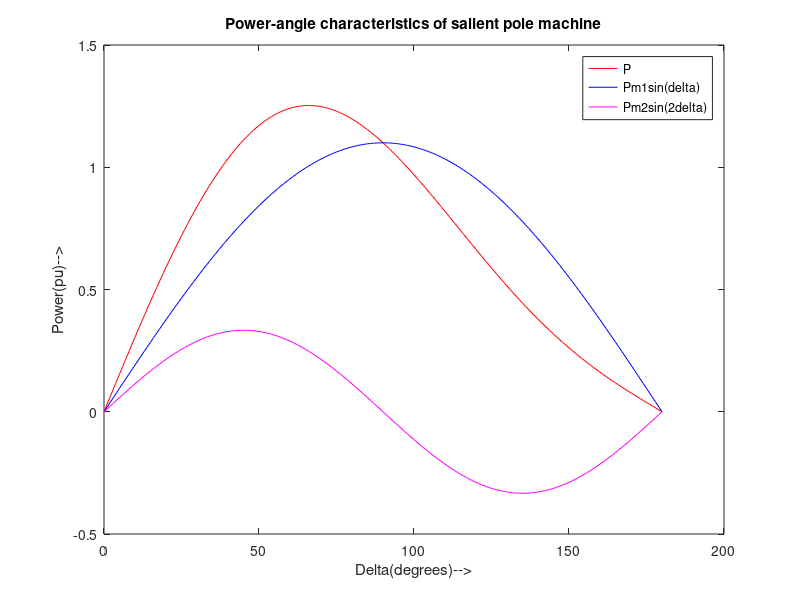

Reproduce this figure in MATLAB.
% Plot power angle characteristics of salient pole machine
% Q. A salient pole synchronous machine has following parameters. Zero
% armature resistance, direct axis reactance of 1 p.u., quadrature ais
% reactance of 0.6 p.u. , terminal voltage of 1 p.u., unity power factor
% and induced emf of 1.1 p.u. Write a program to obtain power angle
% characteristics of machine.
clc;
clear all;
%Initial parameter values
Ra = 0; %Armature resistance
Xd = 1; %Direct axis reactance
Xq = 0.6; %Quadrature axis reactance
Vt = 1; %Terminal Voltage
Pf = 1; %Power factor
E = 1.1; %Induced EMF
delta = 0:1:180; %delta varying from 0 to 180 degrees
del_rad = delta .* pi / 180; %converting to degrees

%Power calculations
Pm1 = (abs(E) .* abs(Vt)) / Xd;
y1 = Pm1 .* sin(del_rad); % power
Pm2 = ((Vt.^2) .* (Xd - Xq)) / (2 .* Xd .* Xq);
y2 = Pm2 .* sin(2 .* del_rad); % power
P = y1 + y2; %Total power

%Plot

plot(delta, P, 'r')
hold on
plot(delta, y1, 'b')
hold on
plot(delta, y2, 'm')
xlabel('Delta(degrees)-->');
ylabel('Power(pu)-->');
title('Power-angle characteristics of salient pole machine');
legend('P', 'Pm1sin(delta)', 'Pm2sin(2delta)');
